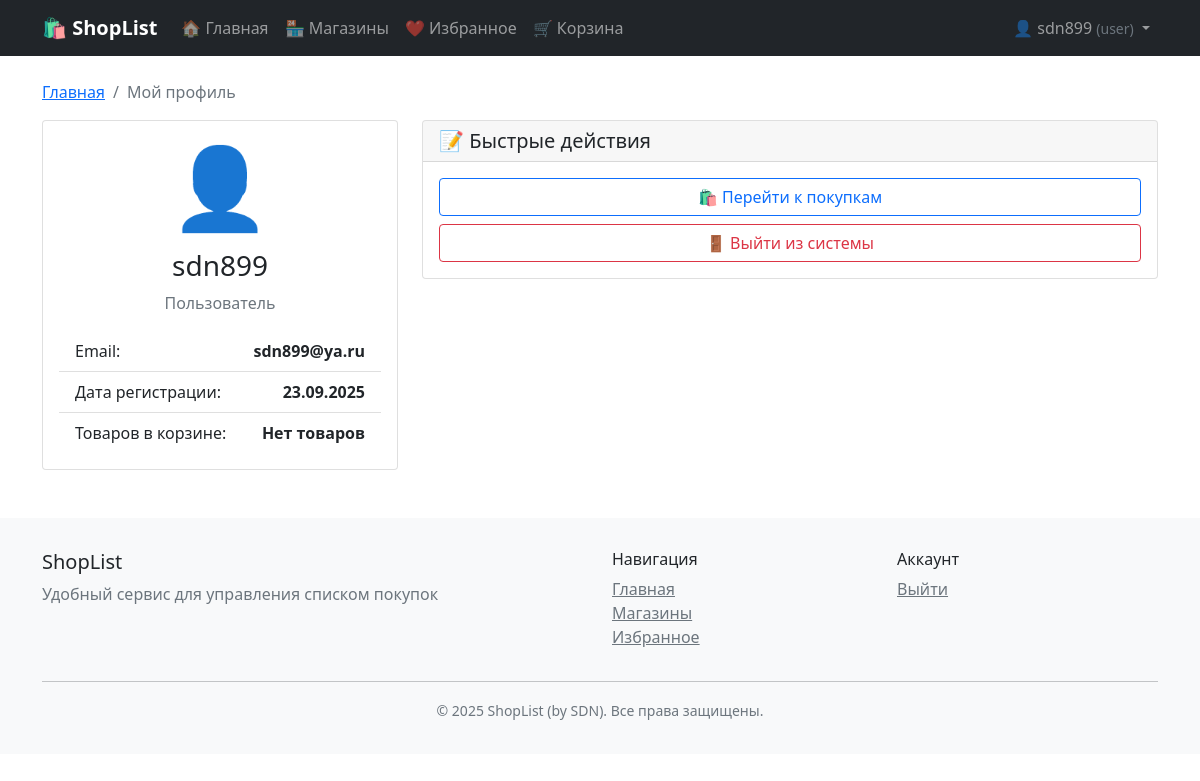
The page /users/profile/ (signed in) on the database as committed earlier.
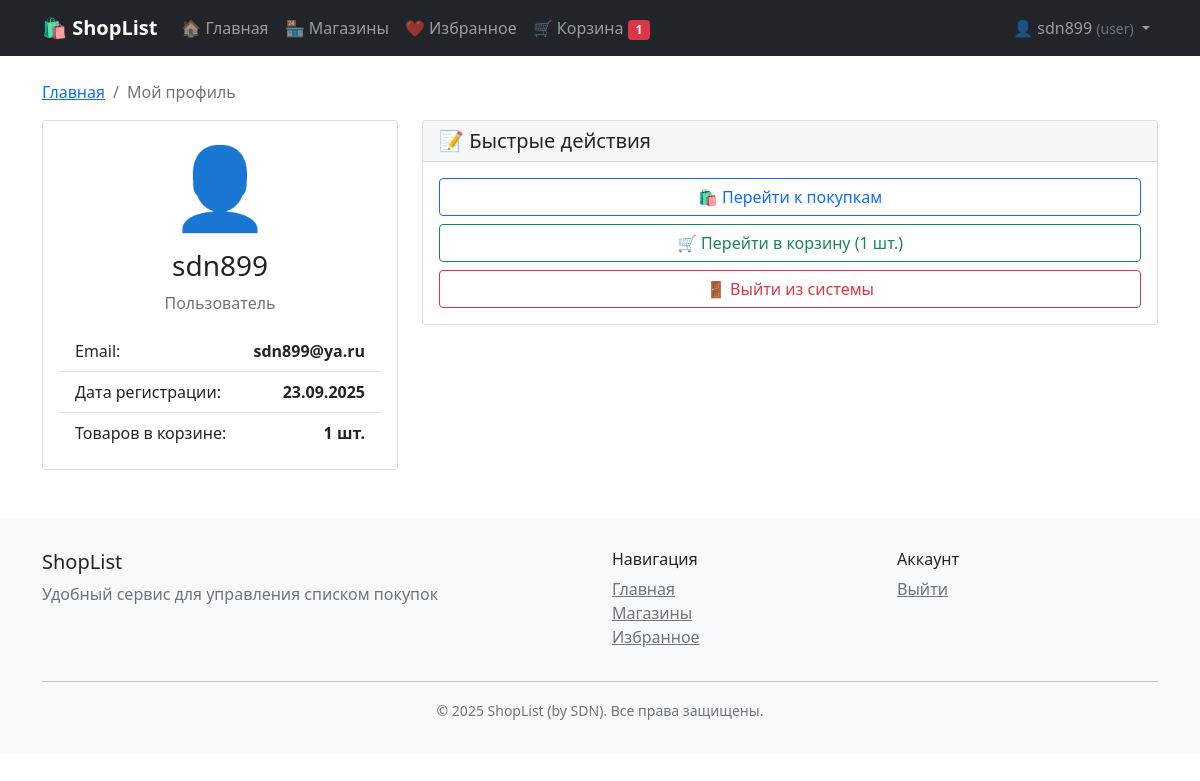
The same page on the database as committed later.
### users/models.py (models this page shows, shortened)
class CustomUser(AbstractUser):
    ROLE_CHOICES = [
        ('user', 'Пользователь'),
        ('manager', 'Менеджер'),
        ('admin', 'Администратор'),
    ]
    role = models.CharField(
        max_length=20,
        choices=ROLE_CHOICES,
        default='user',
        verbose_name="Роль"
    )
    class Meta:
        verbose_name = "Пользователь"
        verbose_name_plural = "Пользователи"

### products/models.py (models this page shows, shortened)
class Cart(models.Model):
    user = models.OneToOneField(settings.AUTH_USER_MODEL, on_delete=models.CASCADE)
    created_at = models.DateTimeField(auto_now_add=True)
    updated_at = models.DateTimeField(auto_now=True)
    def total_items(self):
        return sum(item.quantity for item in self.items.all())

class CartItem(models.Model):
    cart = models.ForeignKey(Cart, on_delete=models.CASCADE, related_name='items')
    product = models.ForeignKey(Product, on_delete=models.CASCADE)
    quantity = models.PositiveIntegerField(default=1)
    added_at = models.DateTimeField(auto_now_add=True)

### users/views.py (the view)
# urls.py: path('profile/', views.profile, name='profile'),
@login_required
def profile(request):
    user = request.user
    stats = {}
    if user.role in ['manager', 'admin']:
        stats = {
            'total_products': user.product_set.count(),
            'active_products': user.product_set.filter(is_active=True).count(),
            'inactive_products': user.product_set.filter(is_active=False).count(),
        }
    return render(request, 'users/profile.html', {
        'user': user,
        'stats': stats
    })

### templates/users/profile.html (shortened to what this page needs)
{% extends 'base.html' %}
{% load product_filters %}
{% block content %}
<div class="container mt-4">
    <nav aria-label="breadcrumb">
        <ol class="breadcrumb">
            <li class="breadcrumb-item"><a href="{% url 'product_list' %}">Главная</a></li>
            <li class="breadcrumb-item active">Мой профиль</li>
        </ol>
    </nav>
    <div class="row">
        <div class="col-lg-4">
            <div class="card">
                <div class="card-body text-center">
                    <div class="mb-3">
                        <span class="display-1">👤</span>
                    </div>
                    <h3>{{ user.username }}</h3>
                    <p class="text-muted">{{ user.get_role_display }}</p>
                    <div class="list-group list-group-flush">
                        <div class="list-group-item d-flex justify-content-between">
                            <span>Email:</span>
                            <strong>{{ user.email|default:"Не указан" }}</strong>
                        </div>
                        <div class="list-group-item d-flex justify-content-between">
                            <span>Дата регистрации:</span>
                            <strong>{{ user.date_joined|date:"d.m.Y" }}</strong>
                        </div>
                        <div class="list-group-item d-flex justify-content-between">
                            <span>Товаров в корзине:</span>
                            <strong>
                                {% if user.cart.total_items > 0 %}
                                    {{ user.cart.total_items }} шт.
                                {% else %}
                                    Нет товаров
                                {% endif %}
                            </strong>
                        </div>
                    </div>
                </div>
            </div>
        </div>
        <div class="col-lg-8">
            <div class="card">
                <div class="card-header">
                    <h5 class="mb-0">📝 Быстрые действия</h5>
                </div>
                <div class="card-body">
                    <div class="d-grid gap-2">
                        <a href="{% url 'product_list' %}" class="btn btn-outline-primary">
                            🛍️ Перейти к покупкам
                        </a>
                        {% if user.cart.total_items > 0 %}
                        <a href="{% url 'cart_view' %}" class="btn btn-outline-success">
                            🛒 Перейти в корзину ({{ user.cart.total_items }} шт.)
                        </a>
                        {% endif %}
                        <a href="{% url 'logout' %}" class="btn btn-outline-danger">
                            🚪 Выйти из системы
                        </a>
                    </div>
                </div>
            </div>
        </div>
    </div>
</div>
{% endblock %}

### templates/base.html (shortened to what the changed rows need)
<!DOCTYPE html>
<html lang="ru">
<head>
    <link href="https://cdn.jsdelivr.net/npm/bootstrap@5.1.3/dist/css/bootstrap.min.css" rel="stylesheet">
    <link rel="stylesheet" href="https://cdn.jsdelivr.net/npm/bootstrap-icons@1.7.2/font/bootstrap-icons.css">
</head>
<body>
    <nav class="navbar navbar-expand-lg navbar-dark bg-dark">
        <div class="container">
            <div class="collapse navbar-collapse" id="navbarNav">
                <ul class="navbar-nav me-auto">
                    {% if user.is_authenticated %}
                    <li class="nav-item">
                        <a class="nav-link" href="{% url 'cart_view' %}">
                            🛒 Корзина
                            {% if user.is_authenticated %}
                                {% with user.cart.total_items as cart_count %}
                                    {% if cart_count > 0 %}
                                        <span class="badge bg-danger">{{ cart_count }}</span>
                                    {% endif %}
                                {% endwith %}
                            {% endif %}
                        </a>
                    </li>
                    {% endif %}
                </ul>
                <ul class="navbar-nav">
                    {% if user.is_authenticated %}
                    <li class="nav-item dropdown">
                        <a class="nav-link dropdown-toggle" href="#" id="userDropdown" role="button" data-bs-toggle="dropdown">
                            👤 {{ user.username }}
                            {% if user.role %}
                            <small class="text-muted">({{ user.role }})</small>
                            {% endif %}
                        </a>
                    </li>
                    {% endif %}
                </ul>
            </div>
        </div>
    </nav>
    <main>
        {% block content %}
        {% endblock %}
    </main>
</body>
</html>

Rows that differ between the two databases and show on the page:
changed CustomUser "sdn899": cart.total_items (not shown) → "1"
Other text that changed with them:
{{ cart_count }}: (not shown) → "1"
text no longer shown: "Нет товаров"
text now shown: "шт. 🛒 Перейти в корзину ( шт.)"
